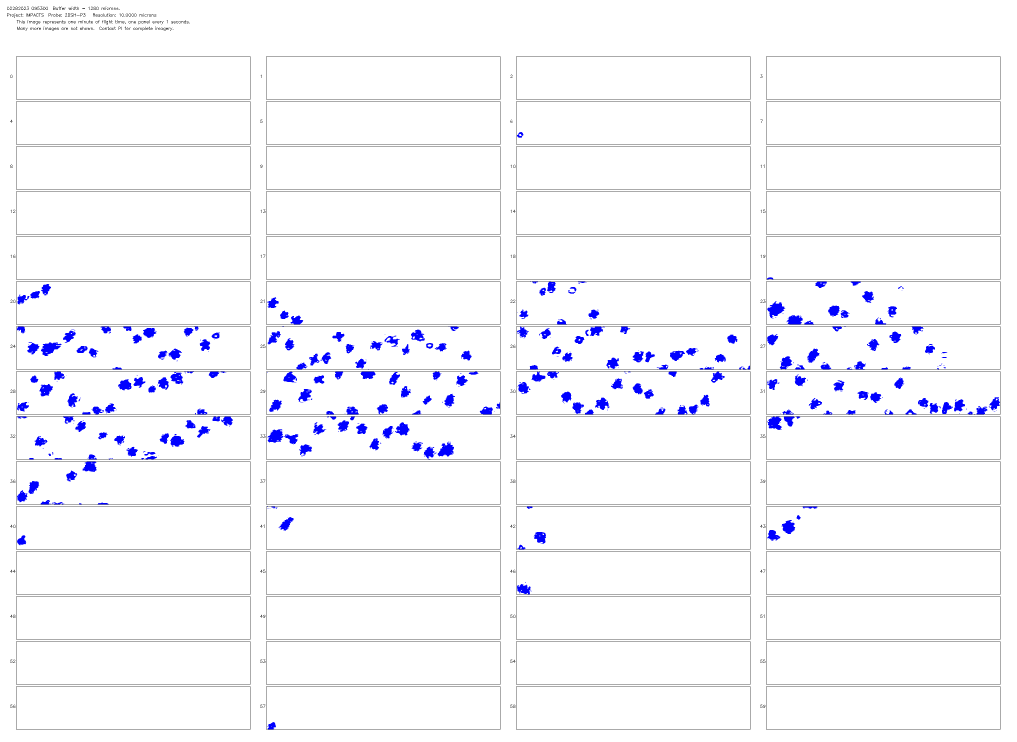
#> input picture data/combined_images/IMPACTS_2DSH-P3_20230228-095300_images_v01.png, 3050 x 2225 px (shown at 1/3 size); its folder holds only this picture in this run
$ jupyter execute preprocessing_data-creation.ipynb
#> lines starting #> are read from the running program, lines starting #| are printed output that depends on the picture; after the words box and inside, x2 and y2 are one past the last pixel; in counts of white or black regions, pixels touching at a corner belong together
[cell 1]
import cv2
import numpy as np
import os
from glob import glob

# === Settings ===
input_folder = 'combined_images'  # <--- change this
output_folder = 'particles_output'
output_csv = 'particles.csv'
output_size = (64, 64)
min_width = 35
min_height = 35
bbox_padding = 1
upscale = 5

# Create output dir
os.makedirs(output_folder, exist_ok=True)

# Sharpening kernel
sharpen_kernel = np.array([[0, -1, 0],
                           [-1, 5, -1],
                           [0, -1, 0]])

# Load all image paths
image_paths = glob(os.path.join(input_folder, '*'))

# To store all flattened particle data
all_particle_data = []
particle_index = 0

# === Process each image ===
for img_path in image_paths:
    image = cv2.imread(img_path)
#> image is the input picture: shape (2225, 3050, 3); mean B, G, R 251, 246.8, 246.8
    if image is None:
        print(f"Skipping {img_path} (not a valid image)")
        continue

    img_height, img_width = image.shape[:2]
#> img_height = 2225; img_width = 3050

    # HSV blue mask
    hsv = cv2.cvtColor(image, cv2.COLOR_BGR2HSV)
#> hsv: shape (2225, 3050, 3); mean H, S, V 2, 4.3, 251
    lower_blue = np.array([110, 180, 80])
    upper_blue = np.array([130, 255, 255])
    mask = cv2.inRange(hsv, lower_blue, upper_blue)
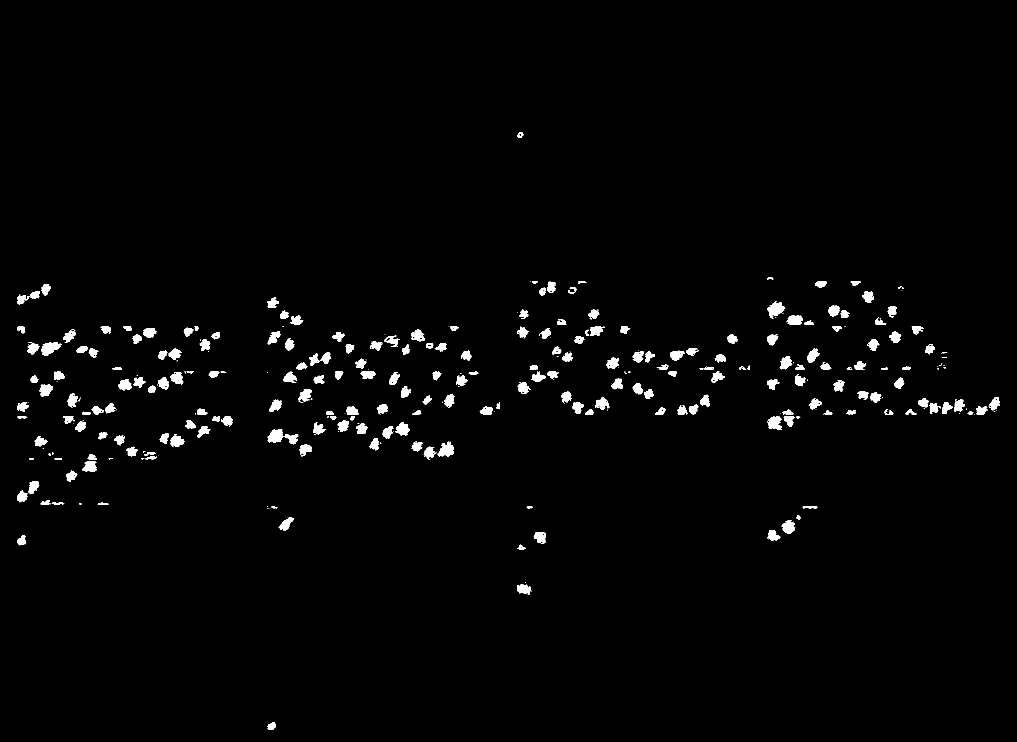
#> mask: shape (2225, 3050) (shown at 1/3 size); 1.7% white; 434 white regions (200 under 20 px)

    # Find contours
    contours, _ = cv2.findContours(mask, cv2.RETR_EXTERNAL, cv2.CHAIN_APPROX_SIMPLE)
#> contours = 434 contours, 209 with area under 20; largest, box (x1, y1, x2, y2) and area: (2301, 904, 2356, 955) 1357, (123, 1027, 186, 1068) 1328, (803, 1288, 850, 1328) 1245, (1312, 1327, 1362, 1370) 1238, (2303, 1250, 2346, 1290) 1120

    for contour in contours:
        x, y, w, h = cv2.boundingRect(contour)

        if w < min_width or h < min_height:
            continue

        # Apply 1-px padding
        x_pad = max(x - bbox_padding, 0)
        y_pad = max(y - bbox_padding, 0)
        x_end = min(x + w + bbox_padding, img_width)
        y_end = min(y + h + bbox_padding, img_height)

        # Crop and enlarge
        particle = image[y_pad:y_end, x_pad:x_end]
        enlarged = cv2.resize(particle,
                              ((x_end - x_pad) * upscale, (y_end - y_pad) * upscale),
                              interpolation=cv2.INTER_CUBIC)

        # Grayscale and sharpen
        gray = cv2.cvtColor(enlarged, cv2.COLOR_BGR2GRAY)
        sharpened = cv2.filter2D(gray, -1, sharpen_kernel)

        # Resize while keeping aspect ratio
        h_i, w_i = sharpened.shape
        scale = min(output_size[0] / h_i, output_size[1] / w_i)
        new_w, new_h = int(w_i * scale), int(h_i * scale)
        resized = cv2.resize(sharpened, (new_w, new_h), interpolation=cv2.INTER_AREA)

        # Pad to 64x64 with white background
        padded = np.full(output_size, 255, dtype=np.uint8)
        x_offset = (output_size[1] - new_w) // 2
        y_offset = (output_size[0] - new_h) // 2
        padded[y_offset:y_offset + new_h, x_offset:x_offset + new_w] = resized

        # Save particle image
        out_path = os.path.join(output_folder, f"particle_{particle_index:04d}.png")
        cv2.imwrite(out_path, padded)

        # Add to dataset
        all_particle_data.append(padded.flatten())
        particle_index += 1
#> this loop made 434 passes
#> (x, y, w, h) on passes 1, 2, 4: (801, 2180, 1, 1), (802, 2166, 26, 22), (1551, 1752, 43, 31)
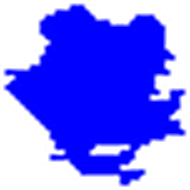
#> enlarged: shape (190, 190, 3); mean B, G, R 255, 119.2, 119.2
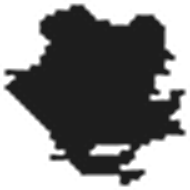
#> gray: shape (190, 190); min 29, max 255, mean 134.6
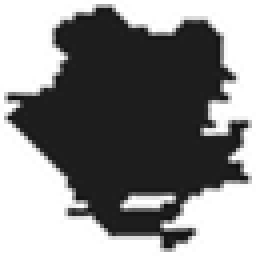
#> padded: shape (64, 64) (shown 4 times larger); min 14, max 255, mean 133.9
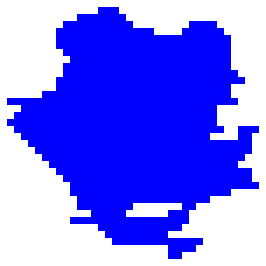
#> particle: shape (38, 38, 3) (shown 7 times larger); mean B, G, R 255, 119.2, 119.2
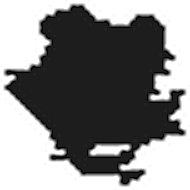
#> sharpened: shape (190, 190); min 0, max 255, mean 133.9
#> after the loop, all_particle_data = 25 items; particle_index = 25

print(f"Extracted {particle_index} particles from {len(image_paths)} images.")
#| Extracted 25 particles from 1 images.

# Save final CSV
all_particle_array = np.array(all_particle_data)
np.savetxt(output_csv, all_particle_array, fmt='%d', delimiter=',')

print(f"All particle data saved to: {output_csv}")

$ run again, on data/combined_images/IMPACTS_2DSH-P3_20230228-102400_images_v01.png
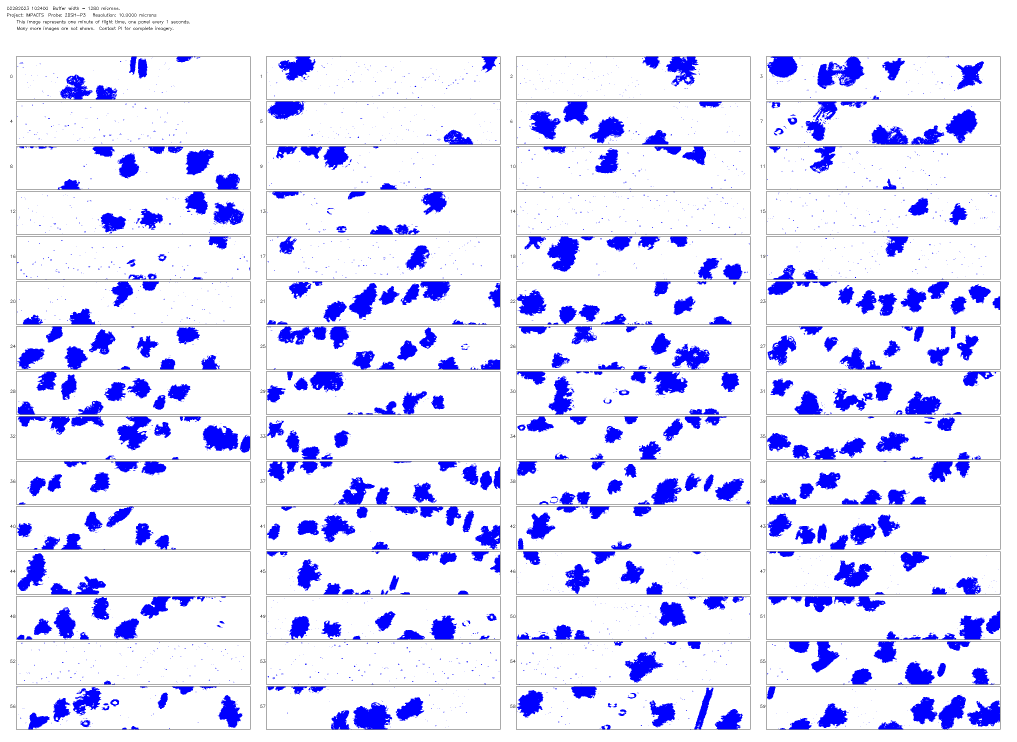
#> input picture data/combined_images/IMPACTS_2DSH-P3_20230228-102400_images_v01.png, 3050 x 2225 px (shown at 1/3 size)
#> image is the input picture: shape (2225, 3050, 3); mean B, G, R 251, 224, 224
#> hsv: shape (2225, 3050, 3); mean H, S, V 12.7, 27.1, 251
#> `mask = cv2.inRange(hsv, lower_blue, upper_blue)`:
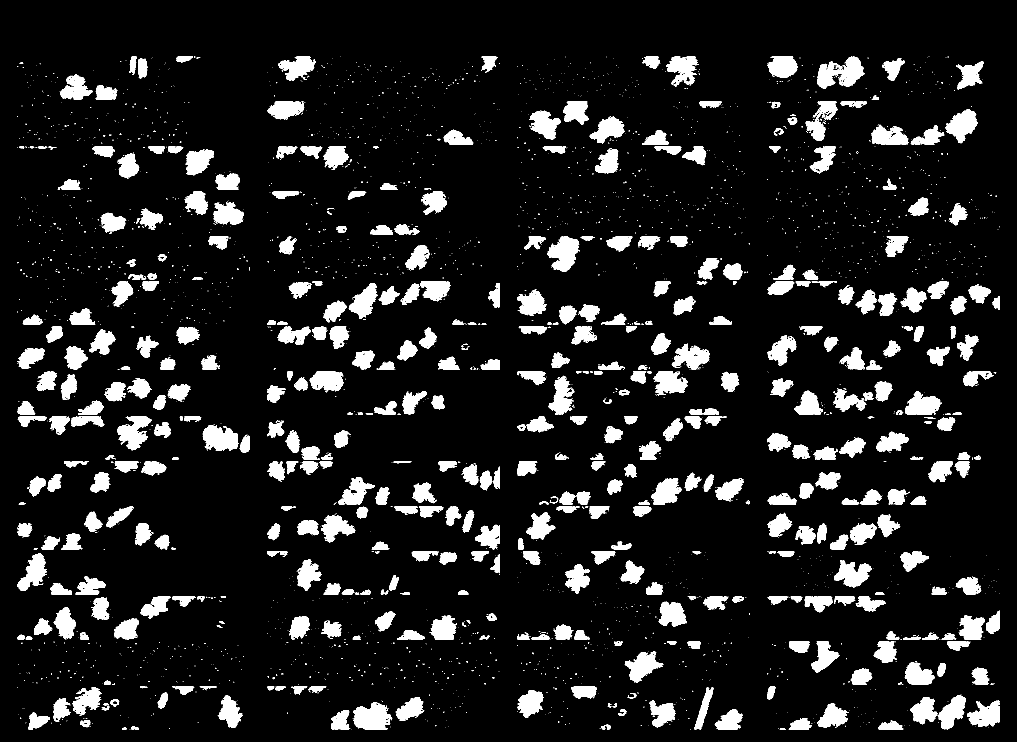
#> mask: shape (2225, 3050) (shown at 1/3 size); 10.6% white; 3271 white regions (2792 under 20 px)
#> contours = 3261 contours, 2806 with area under 20; largest, box (x1, y1, x2, y2) and area: (2452, 170, 2593, 267) 7579, (1059, 2107, 1177, 2188) 6536, (1641, 710, 1739, 815) 6105, (608, 1276, 715, 1353) 5691, (351, 1250, 455, 1351) 5361
#> the loop `for contour in contours:` made 3261 passes
#> (x, y, w, h) on passes 2, 6, 8: (1054, 2187, 1, 1), (2339, 2184, 19, 4), (366, 2183, 14, 5)
#> after the loop `for contour in contours:`: all_particle_data = 234 items; particle_index = 234
#| Extracted 234 particles from 1 images.
#> `all_particle_array = np.array(all_particle_data)`:
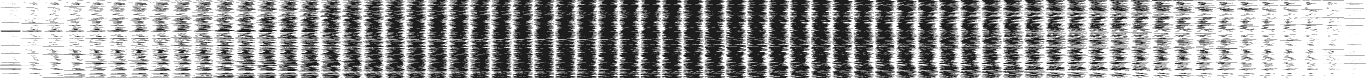
#> all_particle_array: shape (234, 4096) (shown at 1/3 size); min 0, max 255, mean 152.4

$ run again, on data/combined_images/IMPACTS_2DSH-P3_20230228-102600_images_v01.png
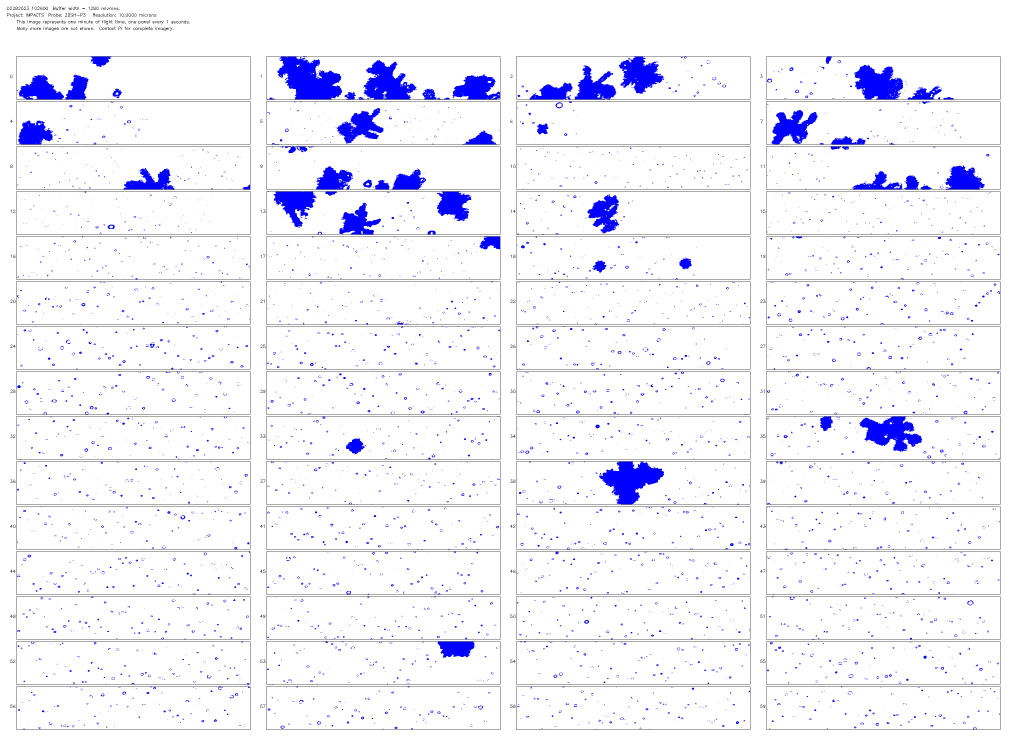
#> input picture data/combined_images/IMPACTS_2DSH-P3_20230228-102600_images_v01.png, 3050 x 2225 px (shown at 1/3 size)
#> image is the input picture: shape (2225, 3050, 3); mean B, G, R 251, 241.9, 241.9
#> hsv: shape (2225, 3050, 3); mean H, S, V 4.3, 9.1, 251
#> `mask = cv2.inRange(hsv, lower_blue, upper_blue)`:
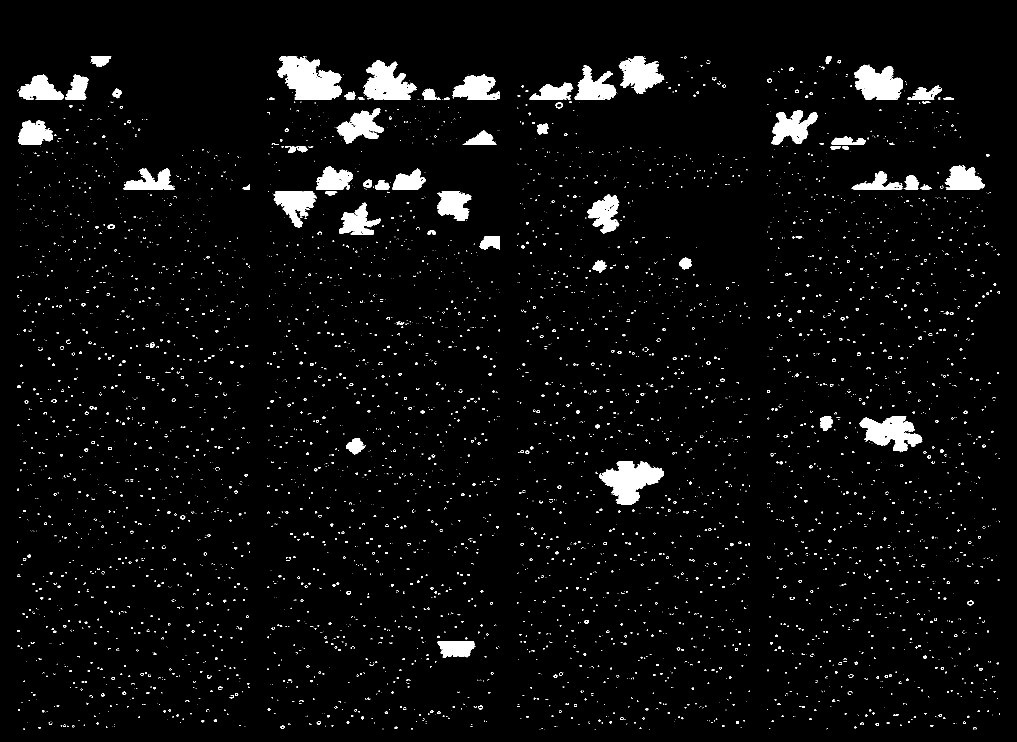
#> mask: shape (2225, 3050) (shown at 1/3 size); 3.6% white; 5025 white regions (4129 under 20 px)
#> contours = 5022 contours, 4500 with area under 20; largest, box (x1, y1, x2, y2) and area: (832, 170, 1026, 298) 15916, (1798, 1385, 1992, 1513) 13330, (1091, 180, 1249, 298) 11121, (2577, 1250, 2767, 1357) 10886, (2562, 194, 2709, 298) 10300
#> the loop `for contour in contours:` made 5022 passes
#> (x, y, w, h) on passes 3, 5, 8: (1632, 2187, 1, 1), (1147, 2186, 4, 2), (1233, 2185, 6, 3)
#> after the loop `for contour in contours:`:
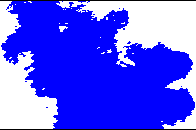
#> particle: shape (130, 196, 3); mean B, G, R 251.1, 88, 88
#> after the loop `for contour in contours:`: all_particle_data = 31 items; particle_index = 31
#| Extracted 31 particles from 1 images.

$ run again, on data/combined_images/IMPACTS_2DSH-P3_20230228-095800_images_v01.png
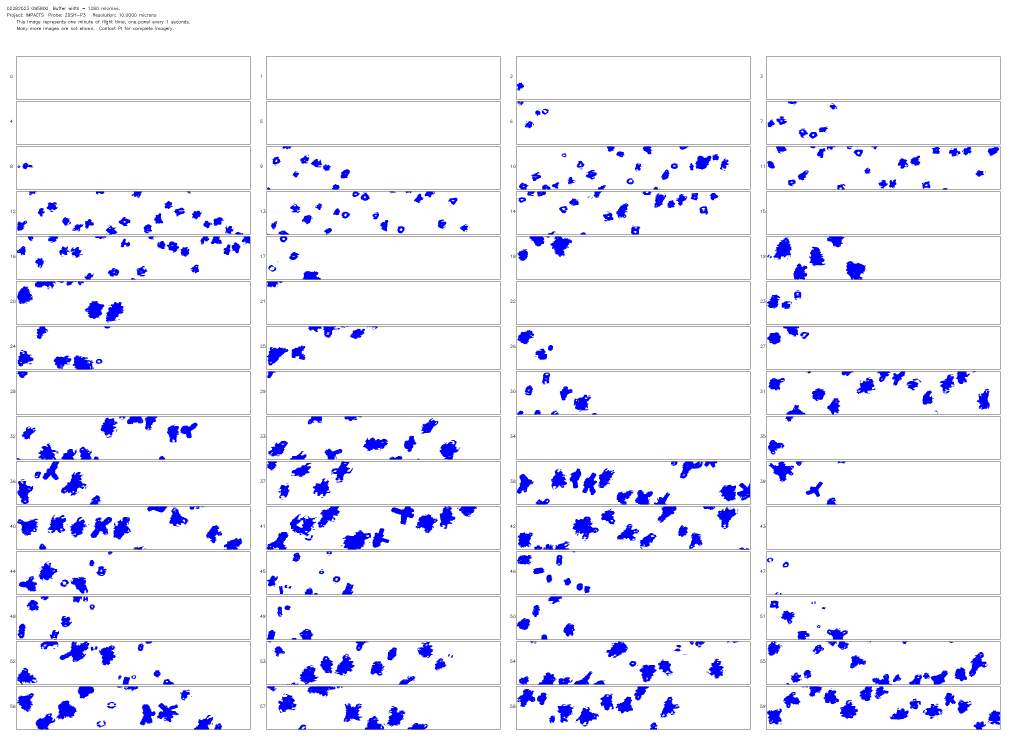
#> input picture data/combined_images/IMPACTS_2DSH-P3_20230228-095800_images_v01.png, 3050 x 2225 px (shown at 1/3 size)
#> image is the input picture: shape (2225, 3050, 3); mean B, G, R 251, 238.7, 238.7
#> hsv: shape (2225, 3050, 3); mean H, S, V 5.8, 12.3, 251
#> `mask = cv2.inRange(hsv, lower_blue, upper_blue)`:
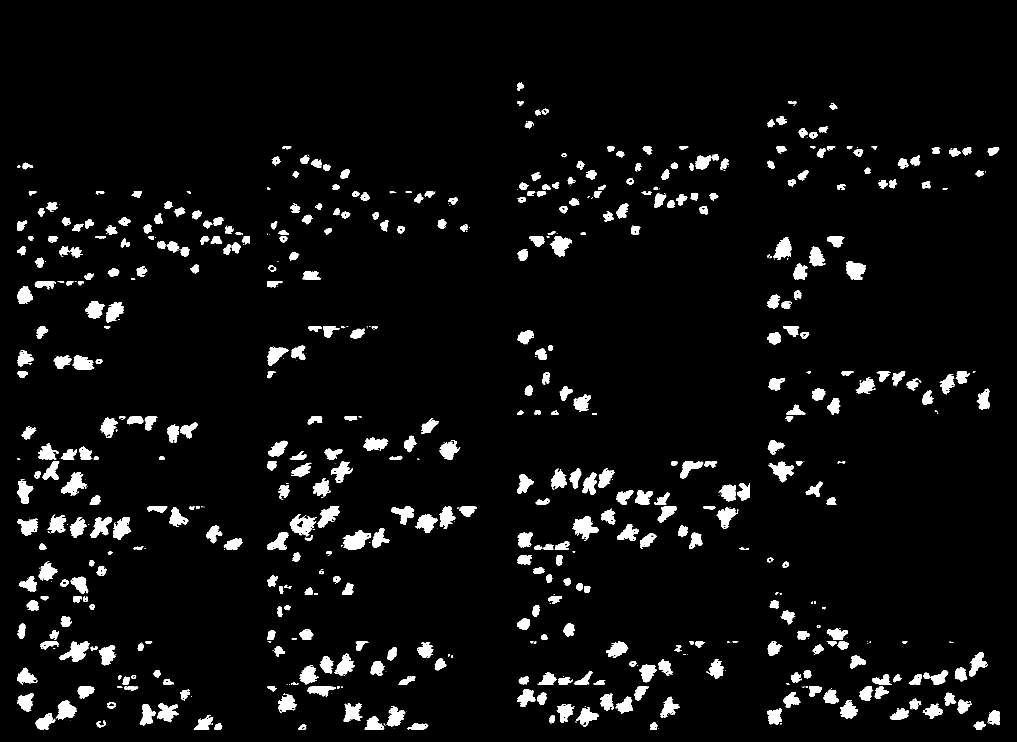
#> mask: shape (2225, 3050) (shown at 1/3 size); 4.8% white; 872 white regions (386 under 20 px)
#> contours = 872 contours, 402 with area under 20; largest, box (x1, y1, x2, y2) and area: (1028, 1591, 1114, 1648) 2814, (869, 1543, 949, 1609) 2787, (1717, 1550, 1797, 1618) 2642, (179, 1925, 269, 1986) 2542, (183, 1416, 259, 1487) 2346
#> the loop `for contour in contours:` made 872 passes
#> (x, y, w, h) on passes 2, 3, 5: (1182, 2184, 1, 1), (1166, 2177, 1, 1), (1747, 2174, 15, 5)
#> after the loop `for contour in contours:`: all_particle_data = 141 items; particle_index = 141
#| Extracted 141 particles from 1 images.
#> `all_particle_array = np.array(all_particle_data)`:
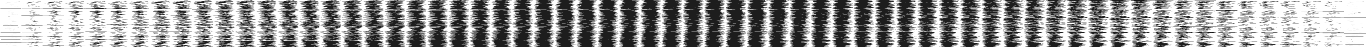
#> all_particle_array: shape (141, 4096) (shown at 1/3 size); min 0, max 255, mean 152.6
